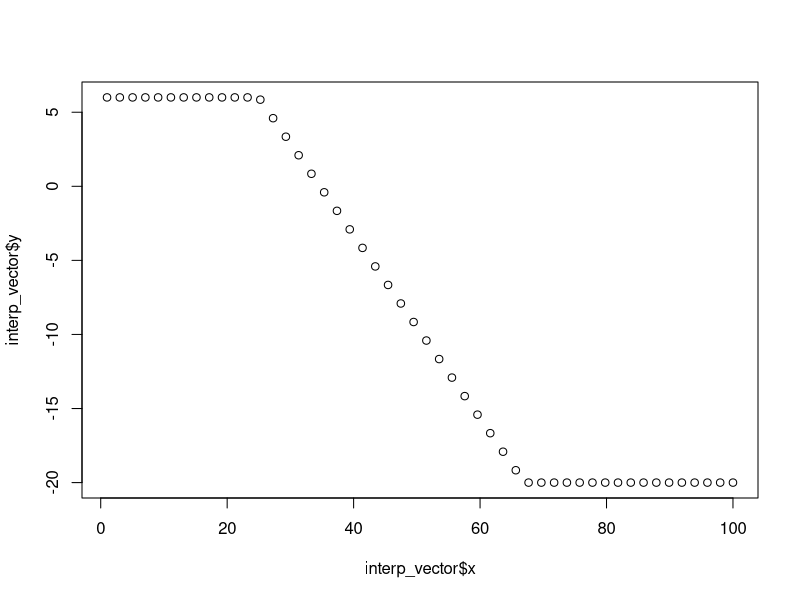

This figure's R source:
## ---- chunk 1
# for loop
vec_sum <- 0
vec_num <- seq(100)
for (idx in seq(length(vec_num))){
  vec_sum = vec_sum + vec_num[idx]
}
vec_sum


# while loop
idx = 1           # initialize counter
vec_num <- seq(100)
vec_sum <- 0     # initialize sum
while (idx <= 100){
  vec_sum <- vec_sum + vec_num[idx]
  idx = idx + 1
}
vec_sum
## ---- chunk 2
vec_sum <- 0
vec_num <- seq(100)
for (idx in seq(length(vec_num))){
  if(vec_num[idx]%%3 == 0 & vec_num[idx]%%7 == 0){
    vec_sum = vec_sum + vec_num[idx]
  }
}
cat("The sum of multiples of 3 and 7 within 1-100 is:", vec_sum)
## ---- chunk 3
mymat <- matrix(c(6, 7, 3, NA, 15, 6, 7, 
              NA, 9, 12, 6, 11, NA, 3, 
              9, 4, 7, 3, 21, NA, 6, 
              rep(NA, 7)),
            nrow = 4, byrow = TRUE)
myvec <- c(8, 4, 12, 9, 15, 6)

for (idx in seq(nrow(mymat))) {
  for (idy in seq(ncol(mymat))) {
    if (is.na(mymat[idx, idy]) && length(myvec) > 0) {
      mymat[idx, idy] = max(myvec)
      myvec = myvec[-which.max(myvec)]
    }
  }
}
mymat
## ---- chunk 4
myvec <- c(rep(6, 25), rep(NA, 41), rep(-20, 34))
interp_vector <- approx(myvec, method="linear")
plot(interp_vector)
